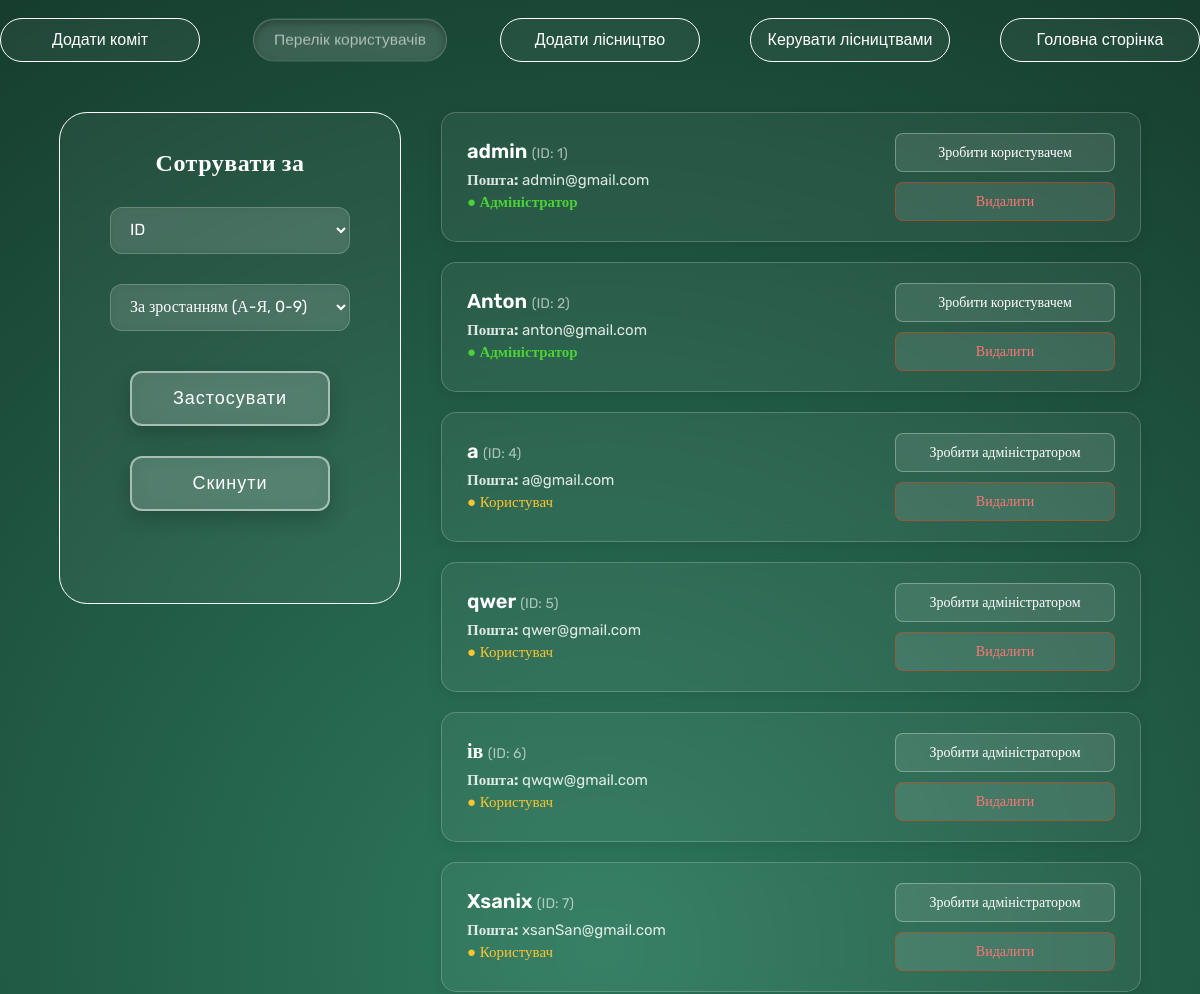
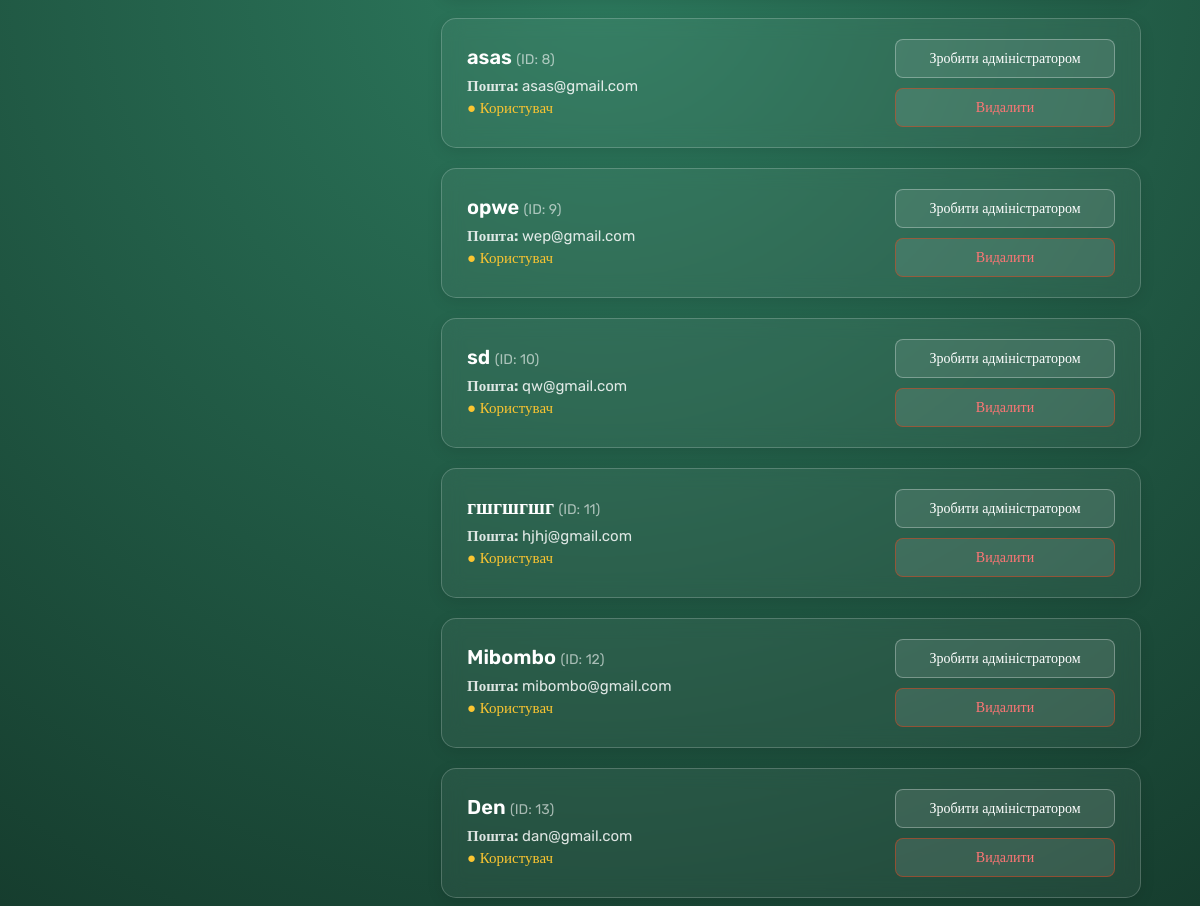
/all_users (signed in), run on the app's committed database (2 pictures, top to bottom).
### DB.py (models this page shows, shortened)
class User(UserMixin, db.Model):
    id = db.Column(db.Integer, primary_key=True)
    isAdmin = db.Column(db.Boolean, default=False)
    username = db.Column(db.String(150), unique=True, nullable=False)
    gmail = db.Column(db.String(150), unique=True, nullable=False)
    password_hash = db.Column(db.String(256), nullable=False)

### app.py (the view)
@app.route('/all_users', methods=['POST', 'GET'])
@login_required
@admin_required
def all_users():
    sort_by = request.args.get('sort', 'id')
    order = request.args.get('order', 'asc')
    valid_columns = ['id', 'username', 'gmail', 'isAdmin']
    if sort_by in valid_columns:
        column = getattr(User, sort_by)
        if order == 'desc':
            users = User.query.order_by(column.desc()).all()
        else:
            users = User.query.order_by(column.asc()).all()
    else:
        users = User.query.all()
    return render_template('all_user.html', users=users)

### app.py (called while the page is built)
@login_manager.user_loader
def load_user(user_id):
    return User.query.get(int(user_id))

### templates/all_user.html (shortened to what this page needs)
<!DOCTYPE html>
<html lang="en">
<head>
    <link rel="stylesheet" href="{{ url_for('static', filename='styles/admin-style.css') }}">
    <link rel="stylesheet" href="{{ url_for('static', filename='styles/btn-style.css')}}">
</head>
<body style="background: radial-gradient(circle at center, #2d7a5e 0%, #163d2e 100%);">
    <header>
        <a style="text-decoration: none;" href="{{ url_for('comits')}}"><button class="glass-button-white">Додати коміт</button></a>
        <a style="text-decoration: none;" href="{{ url_for('all_users') }}"><button class="glass-button-white active">Перелік користувачів</button></a>
        <a style="text-decoration: none;" href="{{ url_for('admin') }}"><button class="glass-button-white">Додати лісництво</button></a>
        <a style="text-decoration: none;" href="{{ url_for('change') }}"><button class="glass-button-white">Керувати лісництвами</button></a>
        <a style="text-decoration: none;" href="{{ url_for('main') }}"><button class="glass-button-white">Головна сторінка</button></a>
    </header>
    <div style="display: flex; justify-content: center; width: 100%; gap: 40px;">
        <div class="input-box box-litel" style="height: 450px; margin-top: 50px; position: sticky; top: 100px;">
            <h1 style="text-align: center;">Сотрувати за</h1>
            <form style="display: flex; flex-direction: column; align-items: center; margin-top: 10px;" action="{{ url_for('all_users') }}" method="GET">
                <div style="display: flex; flex-direction: column; align-items: center; justify-content: center; gap: 30px;">
                    <select name="sort" id="sort" class="input-box">
                        <option value="id" {% if request.args.get('sort') == 'id' %}selected{% endif %}>ID</option>
                    </select>
                    <select name="order" id="order" class="input-box">
                        <option value="asc" {% if request.args.get('order') == 'asc' %}selected{% endif %}>За зростанням (А-Я, 0-9)</option>
                    </select>
                </div>
                <div style="display: flex; flex-direction: column; align-items: center; gap: 30px;">
                    <button type="submit" class="submit-btn">Застосувати</button>
                    <a href="{{ url_for('all_users') }}"><button type="button" class="submit-btn">Скинути</button></a>
                </div>
            </form>
        </div>
        <main class="users-container">
            {% for user in users %}
            <div class="user-card">
                <div class="user-info">
                    <h3>{{ user.username }} <span style="font-size: 14px; font-weight: normal; opacity: 0.6;">(ID: {{ user.id }})</span></h3>
                    <p><strong>Пошта:</strong> {{ user.gmail }}</p>
                    {% if user.isAdmin %}
                        <p class="status-admin">● Адміністратор</p>
                    {% else %}
                        <p class="status-user">● Користувач</p>
                    {% endif %}
                </div>
                <div class="user-actions">
                    <form action="{{ url_for('toggle_admin', id=user.id) }}" method="POST" style="margin: 0;">
                        <button type="submit" class="action-btn" onclick="return confirm('Ви впевнені?')">
                            {% if user.isAdmin %}
                                Зробити користувачем
                            {% else %}
                                Зробити адміністратором
                            {% endif %}
                        </button>
                    </form>
                    <form action="{{ url_for('delete_user', id=user.id) }}" method="POST" style="margin: 0;">
                        <button type="submit" class="action-btn delete-btn" onclick="return confirm('Ви впевнені?')">Видалити</button>
                    </form>
                </div>
            </div>
            {% endfor %}
        </main>
    </div>
</body>
</html>

### static/styles/admin-style.css (style rules this page uses)
body { font-family: "Rubik"; }
header { top: 0px; position: sticky; display: flex; justify-content: center; gap: 50px; z-index: 200; }
h1 { font-size: 24px; color: #fff; margin-bottom: 10px; letter-spacing: 0.5px; }
form { margin-top: 80px; display: flex; justify-content: center; gap: 40px; }
.input-box { display: flex; flex-direction: column; gap: 10px; padding: 20px; background: rgba(255, 255, 255, 0.05); backdrop-filter: blur(5px); -webkit-backdrop-filter: blur(5px); border: 1px solid rgb(255, 255, 255); color: #fff; border-radius: 28px; font-size: 16px; font-weight: 400; }
.box-litel { width: 300px; }
.input-box input, .input-box select { width: 100%; box-sizing: border-box; padding: 12px 15px; background: rgba(255, 255, 255, 0.1); border: 1px solid rgba(255, 255, 255, 0.2); border-radius: 12px; color: #ffffff; font-size: 16px; font-family: inherit; outline: none; transition: all 0.3s ease; }
.input-box select option { background-color: #163d2e; color: #ffffff; }
.users-container { display: flex; flex-direction: column; gap: 20px; width: 100%; max-width: 700px; margin-top: 50px; }
.user-card { background: rgba(255, 255, 255, 0.05); backdrop-filter: blur(10px); -webkit-backdrop-filter: blur(10px); border: 1px solid rgba(255, 255, 255, 0.2); border-radius: 15px; padding: 20px 25px; color: white; display: flex; justify-content: space-between; align-items: center; box-shadow: 0 4px 15px rgba(0, 0, 0, 0.1); transition: transform 0.3s ease, background 0.3s ease; }
.user-info h3 { margin: 0 0 8px 0; font-size: 20px; font-weight: 600; }
.user-info p { margin: 4px 0; font-size: 15px; color: rgba(255, 255, 255, 0.85); }
.status-admin { color: #4cd137 !important; font-weight: 600; }
.status-user { color: #fbc531 !important; }
.user-actions { display: flex; flex-direction: column; gap: 10px; min-width: 220px; }
.action-btn { width: 100%; padding: 10px 15px; border-radius: 8px; border: 1px solid rgba(255, 255, 255, 0.3); background: rgba(255, 255, 255, 0.1); color: white; cursor: pointer; transition: all 0.3s ease; font-family: inherit; font-size: 14px; }
.delete-btn { border-color: rgba(232, 65, 24, 0.5); color: #ff7675; }

### static/styles/btn-style.css (style rules this page uses)
.glass-button-white { display: flex; align-items: center; justify-content: center; gap: 10px; width: 200px; padding: 12px; margin-top: 10px; background: rgba(255, 255, 255, 0.05); backdrop-filter: blur(5px); -webkit-backdrop-filter: blur(5px); border: 1px solid rgb(255, 255, 255); color: #fff; border-radius: 28px; font-size: 16px; font-weight: 400; cursor: pointer; transition: all 0.3s ease; }
.active { transform: scale(0.97); background: rgba(255, 255, 255, 0.15); color: rgba(255, 255, 255, 0.6); border-color: rgba(255, 255, 255, 0.2); box-shadow: inset 0 3px 8px rgba(0, 0, 0, 0.3); cursor: default; pointer-events: none; }
.submit-btn { width: 200px; background: rgba(255, 255, 255, 0.15); border: 2px solid rgba(255, 255, 255, 0.5); color: #ffffff; padding: 15px 40px; font-size: 18px; font-weight: 400; letter-spacing: 1px; border-radius: 12px; backdrop-filter: blur(10px); -webkit-backdrop-filter: blur(10px); cursor: pointer; transition: all 0.3s ease; box-shadow: 0 8px 20px rgba(0, 0, 0, 0.2); }
.action-btn { width: 100%; padding: 10px 15px; border-radius: 8px; border: 1px solid rgba(255, 255, 255, 0.3); background: rgba(255, 255, 255, 0.1); color: white; cursor: pointer; transition: all 0.3s ease; font-family: inherit; font-size: 14px; }
.delete-btn { border-color: rgba(232, 65, 24, 0.5); color: #ff7675; }

### data on the page
User: username "admin", id "1", gmail "admin@gmail.com", isAdmin "● Адміністратор"
User: username "Anton", id "2", gmail "anton@gmail.com", isAdmin "● Адміністратор"
User: username "a", id "4", gmail "a@gmail.com", isAdmin "● Користувач"
User: username "qwer", id "5", gmail "qwer@gmail.com", isAdmin "● Користувач"
User: username "ів", id "6", gmail "qwqw@gmail.com", isAdmin "● Користувач"
User: username "Xsanix", id "7", gmail "xsanSan@gmail.com", isAdmin "● Користувач"
User: username "asas", id "8", gmail "asas@gmail.com", isAdmin "● Користувач"
User: username "opwe", id "9", gmail "wep@gmail.com", isAdmin "● Користувач"
User: username "sd", id "10", gmail "qw@gmail.com", isAdmin "● Користувач"
User: username "гшгшгшг", id "11", gmail "hjhj@gmail.com", isAdmin "● Користувач"
User: username "Mibombo", id "12", gmail "mibombo@gmail.com", isAdmin "● Користувач"
User: username "Den", id "13", gmail "dan@gmail.com", isAdmin "● Користувач"
